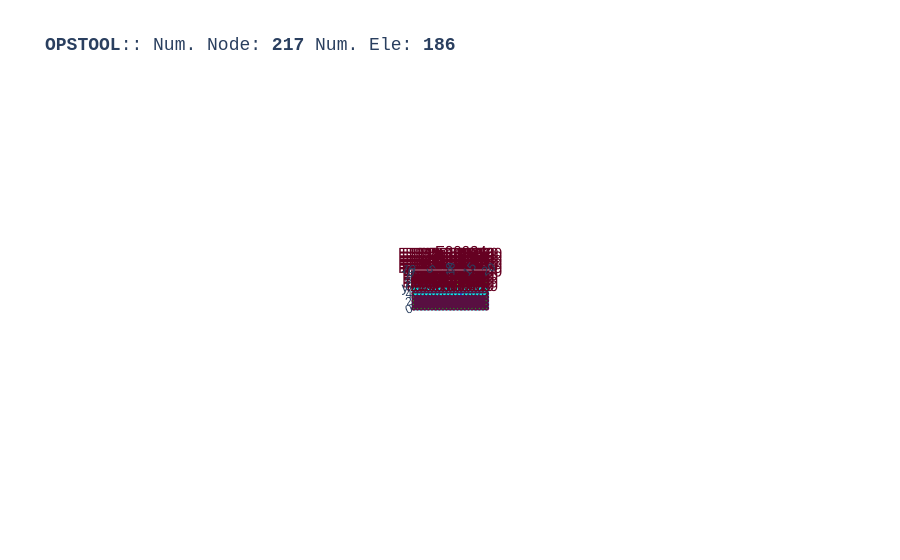

The notebook cell saved with this chart:
### Code cell
opst.vis.plotly.plot_model(show_node_numbering=False, show_ele_numbering=True, show_nodal_loads = False)

### Figure 1 — Plotly figure (JSON) as saved in the notebook; plotly's stock layout.template omitted (floating-point values rounded to 4 significant figures; data arrays with more than 128 entries replaced by an {"elided": "..."} marker saying what was removed)
{"data": [{"color": "#00FFFF", "hoverinfo": "skip", "i": {"elided": "344 int values"}, "j": {"elided": "344 int values"}, "k": {"elided": "344 int values"}, "name": "SSPquadUP", "opacity": 1, "type": "mesh3d", "x": {"elided": "688 float values"}, "y": {"elided": "688 float values"}, "z": {"elided": "688 float values"}}, {"connectgaps": false, "hoverinfo": "skip", "line": {"color": "black", "width": 1}, "mode": "lines", "name": "Edge", "type": "scatter3d", "x": {"elided": "1032 float values"}, "y": {"elided": "1032 float values"}, "z": {"elided": "1032 float values"}}, {"connectgaps": false, "hoverinfo": "skip", "line": {"color": "#0652ff", "width": 5}, "mode": "lines", "name": "DispBeamColumn2d", "type": "scatter3d", "x": [13.0, 13.0, NaN, 13.0, 13.0, NaN, 13.0, 13.0, NaN, 13.0, 13.0, NaN, 13.0, 13.0, NaN, 13.0, 13.0, NaN, 13.0, 13.0, NaN, 13.0, 13.0, NaN, 13.0, 13.0, NaN], "y": [1.0, 2.0, NaN, 2.0, 3.0, NaN, 3.0, 4.0, NaN, 4.0, 5.0, NaN, 5.0, 6.0, NaN, 6.0, 7.0, NaN, 7.0, 8.0, NaN, 8.0, 9.0, NaN, 9.0, 10.0, NaN], "z": [0.0, 0.0, NaN, 0.0, 0.0, NaN, 0.0, 0.0, NaN, 0.0, 0.0, NaN, 0.0, 0.0, NaN, 0.0, 0.0, NaN, 0.0, 0.0, NaN, 0.0, 0.0, NaN, 0.0, 0.0, NaN]}, {"connectgaps": false, "hoverinfo": "skip", "line": {"color": "#39FF14", "width": 5}, "mode": "lines", "name": "ZeroLengthContact2D", "type": "scatter3d", "x": [13.0, 13.0, NaN, 13.0, 13.0, NaN, 13.0, 13.0, NaN, 13.0, 13.0, NaN, 13.0, 13.0, NaN], "y": [6.0, 6.0, NaN, 7.0, 7.0, NaN, 8.0, 8.0, NaN, 9.0, 9.0, NaN, 10.0, 10.0, NaN], "z": [0.0, 0.0, NaN, 0.0, 0.0, NaN, 0.0, 0.0, NaN, 0.0, 0.0, NaN, 0.0, 0.0, NaN]}, {"customdata": {"elided": "172 str values"}, "hovertemplate": "%{customdata}", "marker": {"color": "#00FFFF", "size": 3, "symbol": "diamond-open"}, "mode": "markers", "name": "SSPquadUP", "type": "scatter3d", "x": {"elided": "172 float values"}, "y": {"elided": "172 float values"}, "z": {"elided": "172 float values"}}, {"customdata": ["eleTag: 8051<br>connectedNodes:<br> [233 234]", "eleTag: 8052<br>connectedNodes:<br> [234 235]", "eleTag: 8053<br>connectedNodes:<br> [235 236]", "eleTag: 8054<br>connectedNodes:<br> [236 237]", "eleTag: 8055<br>connectedNodes:<br> [237 238]", "eleTag: 8056<br>connectedNodes:<br> [238 239]", "eleTag: 8057<br>connectedNodes:<br> [239 240]", "eleTag: 8058<br>connectedNodes:<br> [240 241]", "eleTag: 8059<br>connectedNodes:<br> [241 242]"], "hovertemplate": "%{customdata}", "marker": {"color": "#0652ff", "size": 3, "symbol": "diamond-open"}, "mode": "markers", "name": "DispBeamColumn2d", "type": "scatter3d", "x": [13.0, 13.0, 13.0, 13.0, 13.0, 13.0, 13.0, 13.0, 13.0], "y": [1.5, 2.5, 3.5, 4.5, 5.5, 6.5, 7.5, 8.5, 9.5], "z": [0.0, 0.0, 0.0, 0.0, 0.0, 0.0, 0.0, 0.0, 0.0]}, {"customdata": ["eleTag: 90020<br>connectedNodes:<br> [238 141]", "eleTag: 90021<br>connectedNodes:<br> [239 162]", "eleTag: 90022<br>connectedNodes:<br> [240 183]", "eleTag: 90023<br>connectedNodes:<br> [241 204]", "eleTag: 90024<br>connectedNodes:<br> [242 225]"], "hovertemplate": "%{customdata}", "marker": {"color": "#39FF14", "size": 3, "symbol": "diamond-open"}, "mode": "markers", "name": "ZeroLengthContact2D", "type": "scatter3d", "x": [13.0, 13.0, 13.0, 13.0, 13.0], "y": [6.0, 7.0, 8.0, 9.0, 10.0], "z": [0.0, 0.0, 0.0, 0.0, 0.0]}, {"customdata": {"elided": "217 str values"}, "hovertemplate": "x: %{x}<br>y: %{y}<br>z: %{z} <br>nodeTag: %{customdata}", "marker": {"color": "#580f41", "size": 3, "symbol": "circle"}, "mode": "markers", "name": "Nodes", "type": "scatter3d", "x": {"elided": "217 float values"}, "y": {"elided": "217 float values"}, "z": {"elided": "217 float values"}}, {"mode": "text", "name": "Element Tag", "text": {"elided": "186 str values"}, "textfont": {"color": "#650021", "size": 15}, "type": "scatter3d", "x": {"elided": "186 float values"}, "y": {"elided": "186 float values"}, "z": {"elided": "186 float values"}}, {"connectgaps": false, "hoverinfo": "skip", "line": {"color": "#15b01a", "width": 1}, "mode": "lines", "name": "BC", "type": "scatter3d", "x": {"elided": "545 float values"}, "y": {"elided": "545 float values"}, "z": {"elided": "545 float values"}}, {"connectgaps": false, "hoverinfo": "skip", "line": {"color": "#FF1493", "width": 2.5}, "mode": "lines", "name": "mp constraint", "type": "scatter3d", "x": [13.0, 13.0, NaN, 13.0, 13.0, NaN, 13.0, 13.0, NaN, 13.0, 13.0, NaN, 13.0, 13.0, NaN], "y": [1.0, 1.0, NaN, 2.0, 2.0, NaN, 3.0, 3.0, NaN, 4.0, 4.0, NaN, 5.0, 5.0, NaN], "z": [0.0, 0.0, NaN, 0.0, 0.0, NaN, 0.0, 0.0, NaN, 0.0, 0.0, NaN, 0.0, 0.0, NaN]}, {"hoverinfo": "skip", "marker": {"color": "#39FF14", "size": 6}, "mode": "markers", "type": "scatter3d", "x": [13.0, 13.0, 13.0, 13.0, 13.0], "y": [6.0, 7.0, 8.0, 9.0, 10.0], "z": [0.0, 0.0, 0.0, 0.0, 0.0]}], "layout": {"autosize": true, "font": {"family": "Arial, sans-serif"}, "scene": {"aspectmode": "data", "camera": {"eye": {"x": 0, "y": -0.1, "z": 20}}, "dragmode": "pan", "xaxis": {"showbackground": false}, "yaxis": {"showbackground": false}, "zaxis": {"showbackground": true, "showgrid": true, "showticklabels": false, "ticks": "", "title": {"text": ""}, "visible": true}}, "showlegend": false, "title": {"font": {"family": "courier", "size": 18}, "text": "<b>OPSTOOL</b>:: Num. Node: <b>217</b> Num. Ele: <b>186</b>"}}}
